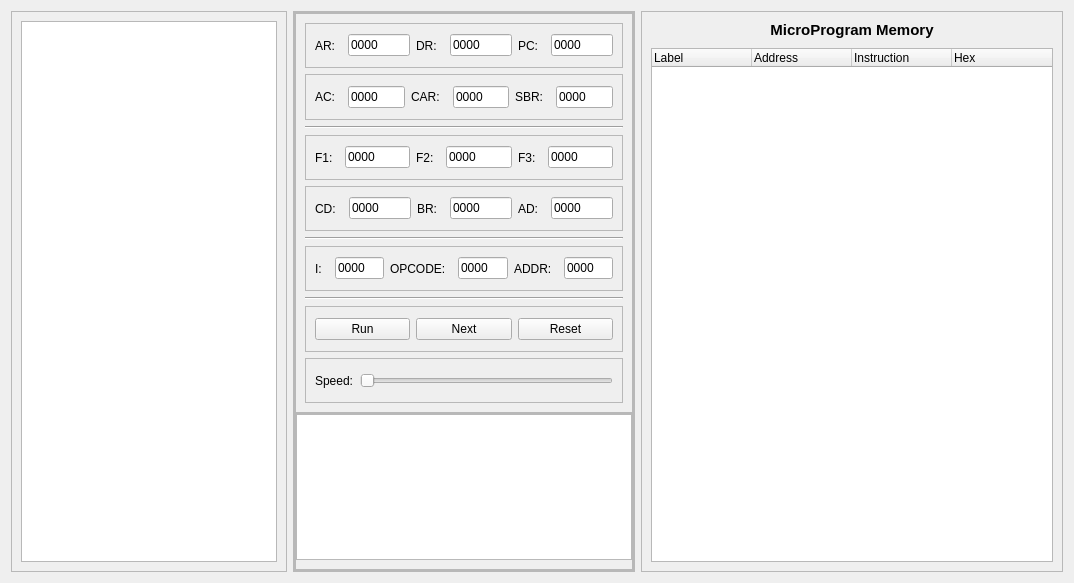
<?xml version="1.0" encoding="UTF-8"?>
<ui version="4.0">
 <class>ProgramTab</class>
 <widget class="QWidget" name="ProgramTab">
  <property name="geometry">
   <rect>
    <x>0</x>
    <y>0</y>
    <width>1074</width>
    <height>583</height>
   </rect>
  </property>
  <property name="windowTitle">
   <string>Form</string>
  </property>
  <layout class="QHBoxLayout" name="horizontalLayout">
   <item>
    <widget class="QFrame" name="frame">
     <property name="frameShape">
      <enum>QFrame::StyledPanel</enum>
     </property>
     <property name="frameShadow">
      <enum>QFrame::Raised</enum>
     </property>
     <layout class="QVBoxLayout" name="verticalLayout_5">
      <item alignment="Qt::AlignLeft">
       <widget class="QTextEdit" name="textEdit">
        <property name="sizePolicy">
         <sizepolicy hsizetype="Fixed" vsizetype="Expanding">
          <horstretch>0</horstretch>
          <verstretch>0</verstretch>
         </sizepolicy>
        </property>
       </widget>
      </item>
     </layout>
    </widget>
   </item>
   <item>
    <widget class="QFrame" name="frame_2">
     <property name="frameShape">
      <enum>QFrame::StyledPanel</enum>
     </property>
     <property name="frameShadow">
      <enum>QFrame::Raised</enum>
     </property>
     <layout class="QHBoxLayout" name="horizontalLayout_2">
      <property name="spacing">
       <number>0</number>
      </property>
      <property name="leftMargin">
       <number>0</number>
      </property>
      <property name="topMargin">
       <number>0</number>
      </property>
      <property name="rightMargin">
       <number>0</number>
      </property>
      <property name="bottomMargin">
       <number>0</number>
      </property>
      <item>
       <widget class="QFrame" name="frame_3">
        <property name="frameShape">
         <enum>QFrame::StyledPanel</enum>
        </property>
        <property name="frameShadow">
         <enum>QFrame::Raised</enum>
        </property>
        <layout class="QVBoxLayout" name="verticalLayout">
         <property name="spacing">
          <number>0</number>
         </property>
         <property name="leftMargin">
          <number>0</number>
         </property>
         <property name="topMargin">
          <number>0</number>
         </property>
         <property name="rightMargin">
          <number>0</number>
         </property>
         <property name="bottomMargin">
          <number>0</number>
         </property>
         <item>
          <widget class="QFrame" name="frame_5">
           <property name="sizePolicy">
            <sizepolicy hsizetype="Preferred" vsizetype="Fixed">
             <horstretch>0</horstretch>
             <verstretch>0</verstretch>
            </sizepolicy>
           </property>
           <property name="minimumSize">
            <size>
             <width>0</width>
             <height>400</height>
            </size>
           </property>
           <property name="frameShape">
            <enum>QFrame::StyledPanel</enum>
           </property>
           <property name="frameShadow">
            <enum>QFrame::Raised</enum>
           </property>
           <layout class="QVBoxLayout" name="verticalLayout_3">
            <item>
             <widget class="QFrame" name="frame_7">
              <property name="frameShape">
               <enum>QFrame::StyledPanel</enum>
              </property>
              <property name="frameShadow">
               <enum>QFrame::Raised</enum>
              </property>
              <layout class="QHBoxLayout" name="horizontalLayout_3">
               <item>
                <widget class="QLabel" name="label">
                 <property name="text">
                  <string>AR:  </string>
                 </property>
                </widget>
               </item>
               <item>
                <widget class="QLineEdit" name="lineEdit">
                 <property name="text">
                  <string>0000</string>
                 </property>
                </widget>
               </item>
               <item>
                <widget class="QLabel" name="label_2">
                 <property name="text">
                  <string>DR:  </string>
                 </property>
                </widget>
               </item>
               <item>
                <widget class="QLineEdit" name="lineEdit_2">
                 <property name="text">
                  <string>0000</string>
                 </property>
                </widget>
               </item>
               <item>
                <widget class="QLabel" name="label_3">
                 <property name="text">
                  <string>PC:  </string>
                 </property>
                </widget>
               </item>
               <item>
                <widget class="QLineEdit" name="lineEdit_3">
                 <property name="text">
                  <string>0000</string>
                 </property>
                </widget>
               </item>
              </layout>
             </widget>
            </item>
            <item>
             <widget class="QFrame" name="frame_9">
              <property name="frameShape">
               <enum>QFrame::StyledPanel</enum>
              </property>
              <property name="frameShadow">
               <enum>QFrame::Raised</enum>
              </property>
              <layout class="QHBoxLayout" name="horizontalLayout_4">
               <item>
                <widget class="QLabel" name="label_4">
                 <property name="text">
                  <string>AC:  </string>
                 </property>
                </widget>
               </item>
               <item>
                <widget class="QLineEdit" name="lineEdit_4">
                 <property name="text">
                  <string>0000</string>
                 </property>
                </widget>
               </item>
               <item>
                <widget class="QLabel" name="label_5">
                 <property name="text">
                  <string>CAR:  </string>
                 </property>
                </widget>
               </item>
               <item>
                <widget class="QLineEdit" name="lineEdit_5">
                 <property name="text">
                  <string>0000</string>
                 </property>
                </widget>
               </item>
               <item>
                <widget class="QLabel" name="label_6">
                 <property name="text">
                  <string>SBR:  </string>
                 </property>
                </widget>
               </item>
               <item>
                <widget class="QLineEdit" name="lineEdit_6">
                 <property name="text">
                  <string>0000</string>
                 </property>
                </widget>
               </item>
              </layout>
             </widget>
            </item>
            <item>
             <widget class="Line" name="line">
              <property name="orientation">
               <enum>Qt::Horizontal</enum>
              </property>
             </widget>
            </item>
            <item>
             <widget class="QFrame" name="frame_10">
              <property name="frameShape">
               <enum>QFrame::StyledPanel</enum>
              </property>
              <property name="frameShadow">
               <enum>QFrame::Raised</enum>
              </property>
              <layout class="QHBoxLayout" name="horizontalLayout_5">
               <item>
                <widget class="QLabel" name="label_7">
                 <property name="text">
                  <string>F1:  </string>
                 </property>
                </widget>
               </item>
               <item>
                <widget class="QLineEdit" name="lineEdit_7">
                 <property name="text">
                  <string>0000</string>
                 </property>
                </widget>
               </item>
               <item>
                <widget class="QLabel" name="label_8">
                 <property name="text">
                  <string>F2:  </string>
                 </property>
                </widget>
               </item>
               <item>
                <widget class="QLineEdit" name="lineEdit_8">
                 <property name="text">
                  <string>0000</string>
                 </property>
                </widget>
               </item>
               <item>
                <widget class="QLabel" name="label_9">
                 <property name="text">
                  <string>F3:  </string>
                 </property>
                </widget>
               </item>
               <item>
                <widget class="QLineEdit" name="lineEdit_9">
                 <property name="text">
                  <string>0000</string>
                 </property>
                </widget>
               </item>
              </layout>
             </widget>
            </item>
            <item>
             <widget class="QFrame" name="frame_11">
              <property name="frameShape">
               <enum>QFrame::StyledPanel</enum>
              </property>
              <property name="frameShadow">
               <enum>QFrame::Raised</enum>
              </property>
              <layout class="QHBoxLayout" name="horizontalLayout_6">
               <item>
                <widget class="QLabel" name="label_15">
                 <property name="text">
                  <string>CD:  </string>
                 </property>
                </widget>
               </item>
               <item>
                <widget class="QLineEdit" name="lineEdit_15">
                 <property name="text">
                  <string>0000</string>
                 </property>
                </widget>
               </item>
               <item>
                <widget class="QLabel" name="label_16">
                 <property name="text">
                  <string>BR:  </string>
                 </property>
                </widget>
               </item>
               <item>
                <widget class="QLineEdit" name="lineEdit_16">
                 <property name="text">
                  <string>0000</string>
                 </property>
                </widget>
               </item>
               <item>
                <widget class="QLabel" name="label_17">
                 <property name="text">
                  <string>AD:  </string>
                 </property>
                </widget>
               </item>
               <item>
                <widget class="QLineEdit" name="lineEdit_17">
                 <property name="text">
                  <string>0000</string>
                 </property>
                </widget>
               </item>
              </layout>
             </widget>
            </item>
            <item>
             <widget class="Line" name="line_2">
              <property name="orientation">
               <enum>Qt::Horizontal</enum>
              </property>
             </widget>
            </item>
            <item>
             <widget class="QFrame" name="frame_12">
              <property name="frameShape">
               <enum>QFrame::StyledPanel</enum>
              </property>
              <property name="frameShadow">
               <enum>QFrame::Raised</enum>
              </property>
              <layout class="QHBoxLayout" name="horizontalLayout_7">
               <item>
                <widget class="QLabel" name="label_18">
                 <property name="text">
                  <string>I:  </string>
                 </property>
                </widget>
               </item>
               <item>
                <widget class="QLineEdit" name="lineEdit_18">
                 <property name="text">
                  <string>0000</string>
                 </property>
                </widget>
               </item>
               <item>
                <widget class="QLabel" name="label_19">
                 <property name="text">
                  <string>OPCODE:  </string>
                 </property>
                </widget>
               </item>
               <item>
                <widget class="QLineEdit" name="lineEdit_19">
                 <property name="text">
                  <string>0000</string>
                 </property>
                </widget>
               </item>
               <item>
                <widget class="QLabel" name="label_20">
                 <property name="text">
                  <string>ADDR:  </string>
                 </property>
                </widget>
               </item>
               <item>
                <widget class="QLineEdit" name="lineEdit_20">
                 <property name="text">
                  <string>0000</string>
                 </property>
                </widget>
               </item>
              </layout>
             </widget>
            </item>
            <item>
             <widget class="Line" name="line_3">
              <property name="orientation">
               <enum>Qt::Horizontal</enum>
              </property>
             </widget>
            </item>
            <item>
             <widget class="QFrame" name="frame_13">
              <property name="frameShape">
               <enum>QFrame::StyledPanel</enum>
              </property>
              <property name="frameShadow">
               <enum>QFrame::Raised</enum>
              </property>
              <layout class="QHBoxLayout" name="horizontalLayout_8">
               <item>
                <widget class="QPushButton" name="pushButton">
                 <property name="text">
                  <string>Run</string>
                 </property>
                </widget>
               </item>
               <item>
                <widget class="QPushButton" name="pushButton_2">
                 <property name="text">
                  <string>Next</string>
                 </property>
                </widget>
               </item>
               <item>
                <widget class="QPushButton" name="pushButton_3">
                 <property name="text">
                  <string>Reset</string>
                 </property>
                </widget>
               </item>
              </layout>
             </widget>
            </item>
            <item>
             <widget class="QFrame" name="frame_14">
              <property name="frameShape">
               <enum>QFrame::StyledPanel</enum>
              </property>
              <property name="frameShadow">
               <enum>QFrame::Raised</enum>
              </property>
              <layout class="QHBoxLayout" name="horizontalLayout_9">
               <item>
                <widget class="QLabel" name="label_22">
                 <property name="text">
                  <string>Speed:</string>
                 </property>
                </widget>
               </item>
               <item>
                <widget class="QSlider" name="horizontalSlider_2">
                 <property name="orientation">
                  <enum>Qt::Horizontal</enum>
                 </property>
                </widget>
               </item>
              </layout>
             </widget>
            </item>
           </layout>
          </widget>
         </item>
         <item alignment="Qt::AlignBottom">
          <widget class="QFrame" name="frame_6">
           <property name="frameShape">
            <enum>QFrame::StyledPanel</enum>
           </property>
           <property name="frameShadow">
            <enum>QFrame::Raised</enum>
           </property>
           <layout class="QVBoxLayout" name="verticalLayout_4">
            <property name="spacing">
             <number>0</number>
            </property>
            <property name="leftMargin">
             <number>0</number>
            </property>
            <property name="topMargin">
             <number>0</number>
            </property>
            <property name="rightMargin">
             <number>0</number>
            </property>
            <property name="bottomMargin">
             <number>9</number>
            </property>
            <item alignment="Qt::AlignBottom">
             <widget class="QTextEdit" name="textEdit_2">
              <property name="palette">
               <palette>
                <active>
                 <colorrole role="Button">
                  <brush brushstyle="SolidPattern">
                   <color alpha="255">
                    <red>0</red>
                    <green>0</green>
                    <blue>0</blue>
                   </color>
                  </brush>
                 </colorrole>
                 <colorrole role="Light">
                  <brush brushstyle="SolidPattern">
                   <color alpha="255">
                    <red>0</red>
                    <green>0</green>
                    <blue>0</blue>
                   </color>
                  </brush>
                 </colorrole>
                 <colorrole role="Midlight">
                  <brush brushstyle="SolidPattern">
                   <color alpha="255">
                    <red>0</red>
                    <green>0</green>
                    <blue>0</blue>
                   </color>
                  </brush>
                 </colorrole>
                 <colorrole role="Text">
                  <brush brushstyle="SolidPattern">
                   <color alpha="255">
                    <red>255</red>
                    <green>255</green>
                    <blue>255</blue>
                   </color>
                  </brush>
                 </colorrole>
                 <colorrole role="Base">
                  <brush brushstyle="SolidPattern">
                   <color alpha="255">
                    <red>0</red>
                    <green>0</green>
                    <blue>0</blue>
                   </color>
                  </brush>
                 </colorrole>
                 <colorrole role="Window">
                  <brush brushstyle="SolidPattern">
                   <color alpha="255">
                    <red>0</red>
                    <green>0</green>
                    <blue>0</blue>
                   </color>
                  </brush>
                 </colorrole>
                 <colorrole role="HighlightedText">
                  <brush brushstyle="SolidPattern">
                   <color alpha="255">
                    <red>0</red>
                    <green>0</green>
                    <blue>0</blue>
                   </color>
                  </brush>
                 </colorrole>
                 <colorrole role="AlternateBase">
                  <brush brushstyle="SolidPattern">
                   <color alpha="255">
                    <red>0</red>
                    <green>0</green>
                    <blue>0</blue>
                   </color>
                  </brush>
                 </colorrole>
                </active>
                <inactive>
                 <colorrole role="Button">
                  <brush brushstyle="SolidPattern">
                   <color alpha="255">
                    <red>240</red>
                    <green>240</green>
                    <blue>240</blue>
                   </color>
                  </brush>
                 </colorrole>
                 <colorrole role="Light">
                  <brush brushstyle="SolidPattern">
                   <color alpha="255">
                    <red>255</red>
                    <green>255</green>
                    <blue>255</blue>
                   </color>
                  </brush>
                 </colorrole>
                 <colorrole role="Midlight">
                  <brush brushstyle="SolidPattern">
                   <color alpha="255">
                    <red>227</red>
                    <green>227</green>
                    <blue>227</blue>
                   </color>
                  </brush>
                 </colorrole>
                 <colorrole role="Text">
                  <brush brushstyle="SolidPattern">
                   <color alpha="255">
                    <red>0</red>
                    <green>0</green>
                    <blue>0</blue>
                   </color>
                  </brush>
                 </colorrole>
                 <colorrole role="Base">
                  <brush brushstyle="SolidPattern">
                   <color alpha="255">
                    <red>255</red>
                    <green>255</green>
                    <blue>255</blue>
                   </color>
                  </brush>
                 </colorrole>
                 <colorrole role="Window">
                  <brush brushstyle="SolidPattern">
                   <color alpha="255">
                    <red>240</red>
                    <green>240</green>
                    <blue>240</blue>
                   </color>
                  </brush>
                 </colorrole>
                 <colorrole role="HighlightedText">
                  <brush brushstyle="SolidPattern">
                   <color alpha="255">
                    <red>0</red>
                    <green>0</green>
                    <blue>0</blue>
                   </color>
                  </brush>
                 </colorrole>
                 <colorrole role="AlternateBase">
                  <brush brushstyle="SolidPattern">
                   <color alpha="255">
                    <red>245</red>
                    <green>245</green>
                    <blue>245</blue>
                   </color>
                  </brush>
                 </colorrole>
                </inactive>
                <disabled>
                 <colorrole role="Button">
                  <brush brushstyle="SolidPattern">
                   <color alpha="255">
                    <red>0</red>
                    <green>0</green>
                    <blue>0</blue>
                   </color>
                  </brush>
                 </colorrole>
                 <colorrole role="Light">
                  <brush brushstyle="SolidPattern">
                   <color alpha="255">
                    <red>0</red>
                    <green>0</green>
                    <blue>0</blue>
                   </color>
                  </brush>
                 </colorrole>
                 <colorrole role="Midlight">
                  <brush brushstyle="SolidPattern">
                   <color alpha="255">
                    <red>0</red>
                    <green>0</green>
                    <blue>0</blue>
                   </color>
                  </brush>
                 </colorrole>
                 <colorrole role="Text">
                  <brush brushstyle="SolidPattern">
                   <color alpha="255">
                    <red>255</red>
                    <green>255</green>
                    <blue>255</blue>
                   </color>
                  </brush>
                 </colorrole>
                 <colorrole role="Base">
                  <brush brushstyle="SolidPattern">
                   <color alpha="255">
                    <red>106</red>
                    <green>106</green>
                    <blue>106</blue>
                   </color>
                  </brush>
                 </colorrole>
                 <colorrole role="Window">
                  <brush brushstyle="SolidPattern">
                   <color alpha="255">
                    <red>0</red>
                    <green>0</green>
                    <blue>0</blue>
                   </color>
                  </brush>
                 </colorrole>
                 <colorrole role="HighlightedText">
                  <brush brushstyle="SolidPattern">
                   <color alpha="255">
                    <red>255</red>
                    <green>255</green>
                    <blue>255</blue>
                   </color>
                  </brush>
                 </colorrole>
                 <colorrole role="AlternateBase">
                  <brush brushstyle="SolidPattern">
                   <color alpha="255">
                    <red>245</red>
                    <green>245</green>
                    <blue>245</blue>
                   </color>
                  </brush>
                 </colorrole>
                </disabled>
               </palette>
              </property>
              <property name="frameShadow">
               <enum>QFrame::Sunken</enum>
              </property>
             </widget>
            </item>
           </layout>
          </widget>
         </item>
        </layout>
       </widget>
      </item>
     </layout>
    </widget>
   </item>
   <item>
    <widget class="QFrame" name="frame_8">
     <property name="frameShape">
      <enum>QFrame::StyledPanel</enum>
     </property>
     <property name="frameShadow">
      <enum>QFrame::Raised</enum>
     </property>
     <layout class="QVBoxLayout" name="verticalLayout_6">
      <property name="spacing">
       <number>9</number>
      </property>
      <property name="leftMargin">
       <number>9</number>
      </property>
      <property name="topMargin">
       <number>9</number>
      </property>
      <property name="rightMargin">
       <number>9</number>
      </property>
      <property name="bottomMargin">
       <number>9</number>
      </property>
      <item>
       <widget class="QLabel" name="label_11">
        <property name="font">
         <font>
          <pointsize>11</pointsize>
          <bold>true</bold>
         </font>
        </property>
        <property name="text">
         <string>MicroProgram Memory</string>
        </property>
        <property name="alignment">
         <set>Qt::AlignCenter</set>
        </property>
        <property name="margin">
         <number>6</number>
        </property>
       </widget>
      </item>
      <item>
       <widget class="QTableWidget" name="tableWidget_2">
        <property name="sizePolicy">
         <sizepolicy hsizetype="Fixed" vsizetype="Expanding">
          <horstretch>0</horstretch>
          <verstretch>0</verstretch>
         </sizepolicy>
        </property>
        <property name="minimumSize">
         <size>
          <width>402</width>
          <height>0</height>
         </size>
        </property>
        <column>
         <property name="text">
          <string>Label</string>
         </property>
         <property name="textAlignment">
          <set>AlignLeading|AlignVCenter</set>
         </property>
        </column>
        <column>
         <property name="text">
          <string>Address</string>
         </property>
         <property name="textAlignment">
          <set>AlignLeading|AlignVCenter</set>
         </property>
        </column>
        <column>
         <property name="text">
          <string>Instruction</string>
         </property>
         <property name="textAlignment">
          <set>AlignLeading|AlignVCenter</set>
         </property>
        </column>
        <column>
         <property name="text">
          <string>Hex</string>
         </property>
         <property name="textAlignment">
          <set>AlignLeading|AlignVCenter</set>
         </property>
        </column>
       </widget>
      </item>
     </layout>
    </widget>
   </item>
  </layout>
 </widget>
 <resources/>
 <connections/>
</ui>
